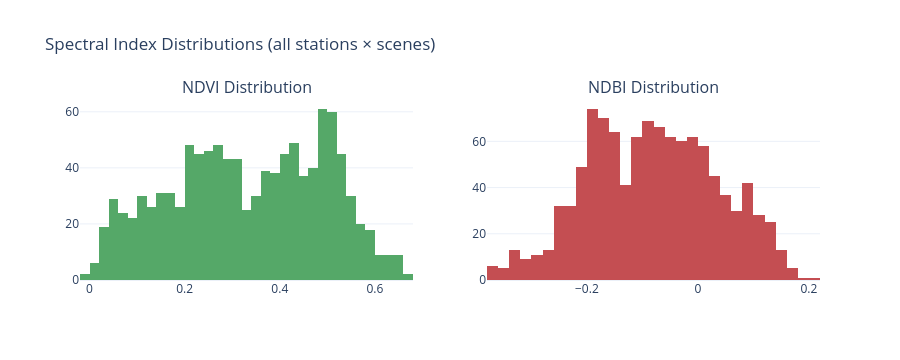

The notebook cell this image was saved under:
### Code cell
# ── Visual 8: NDVI and NDBI distributions across scenes ──────────────────────
fig_idx = make_subplots(rows=1, cols=2,
                        subplot_titles=['NDVI Distribution', 'NDBI Distribution'])

fig_idx.add_trace(go.Histogram(x=sentinel_df['NDVI'].dropna(),
                               marker_color='#55A868', name='NDVI',
                               nbinsx=40), row=1, col=1)
fig_idx.add_trace(go.Histogram(x=sentinel_df['NDBI'].dropna(),
                               marker_color='#C44E52', name='NDBI',
                               nbinsx=40), row=1, col=2)

fig_idx.update_layout(title='Spectral Index Distributions (all stations × scenes)',
                      template='plotly_white', height=360, showlegend=False)
fig_idx.show()

### Figure 1 — Plotly figure (JSON) as saved in the notebook; plotly's stock layout.template omitted (floating-point values rounded to 4 significant figures; data arrays with more than 128 entries replaced by an {"elided": "..."} marker saying what was removed)
{"data": [{"marker": {"color": "#55A868"}, "name": "NDVI", "nbinsx": 40, "type": "histogram", "x": {"elided": "1085 float values"}, "xaxis": "x", "yaxis": "y"}, {"marker": {"color": "#C44E52"}, "name": "NDBI", "nbinsx": 40, "type": "histogram", "x": {"elided": "1085 float values"}, "xaxis": "x2", "yaxis": "y2"}], "layout": {"annotations": [{"font": {"size": 16}, "showarrow": false, "text": "NDVI Distribution", "x": 0.225, "xanchor": "center", "xref": "paper", "y": 1, "yanchor": "bottom", "yref": "paper"}, {"font": {"size": 16}, "showarrow": false, "text": "NDBI Distribution", "x": 0.775, "xanchor": "center", "xref": "paper", "y": 1, "yanchor": "bottom", "yref": "paper"}], "height": 360, "showlegend": false, "title": {"text": "Spectral Index Distributions (all stations × scenes)"}, "xaxis": {"anchor": "y", "domain": [0, 0.45]}, "xaxis2": {"anchor": "y2", "domain": [0.55, 1]}, "yaxis": {"anchor": "x", "domain": [0, 1]}, "yaxis2": {"anchor": "x2", "domain": [0, 1]}}}
